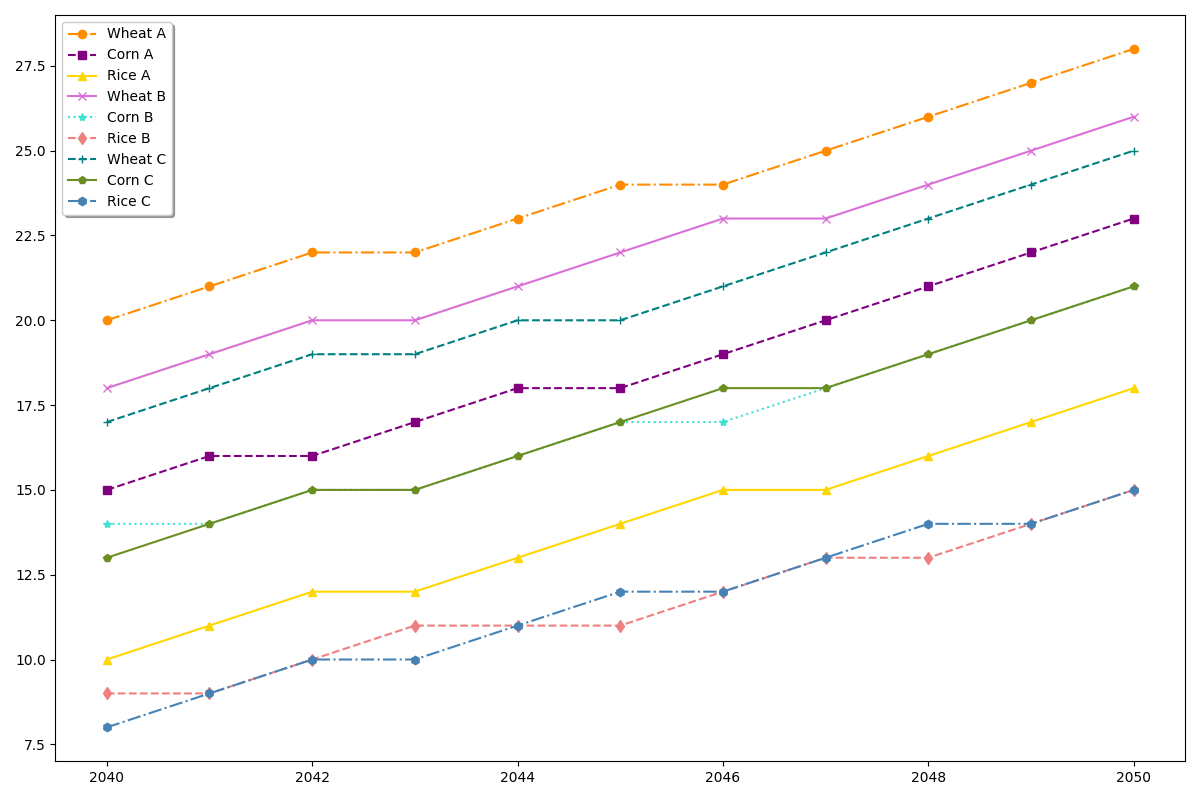

Python code for this plot:
import matplotlib.pyplot as plt
import numpy as np

years = np.arange(2040, 2051)

wheat_a = np.array([20, 21, 22, 22, 23, 24, 24, 25, 26, 27, 28])
corn_a = np.array([15, 16, 16, 17, 18, 18, 19, 20, 21, 22, 23])
rice_a = np.array([10, 11, 12, 12, 13, 14, 15, 15, 16, 17, 18])
wheat_b = np.array([18, 19, 20, 20, 21, 22, 23, 23, 24, 25, 26])
corn_b = np.array([14, 14, 15, 15, 16, 17, 17, 18, 19, 20, 21])
rice_b = np.array([9, 9, 10, 11, 11, 11, 12, 13, 13, 14, 15])
wheat_c = np.array([17, 18, 19, 19, 20, 20, 21, 22, 23, 24, 25])
corn_c = np.array([13, 14, 15, 15, 16, 17, 18, 18, 19, 20, 21])
rice_c = np.array([8, 9, 10, 10, 11, 12, 12, 13, 14, 14, 15])

fig, ax = plt.subplots(figsize=(12, 8))

ax.plot(years, wheat_a, color='darkorange', linestyle='-.', marker='o', label='Wheat A')
ax.plot(years, corn_a, color='purple', linestyle='--', marker='s', label='Corn A')
ax.plot(years, rice_a, color='gold', linestyle='-', marker='^', label='Rice A')

ax.plot(years, wheat_b, color='orchid', linestyle='-', marker='x', label='Wheat B')
ax.plot(years, corn_b, color='turquoise', linestyle=':', marker='*', label='Corn B')
ax.plot(years, rice_b, color='lightcoral', linestyle='--', marker='d', label='Rice B')

ax.plot(years, wheat_c, color='teal', linestyle='--', marker='+', label='Wheat C')
ax.plot(years, corn_c, color='olivedrab', linestyle='-', marker='p', label='Corn C')
ax.plot(years, rice_c, color='steelblue', linestyle='-.', marker='h', label='Rice C')

ax.grid(False)

ax.legend(loc='upper left', frameon=True, shadow=True)

plt.tight_layout()
plt.show()
